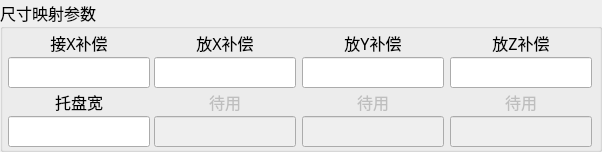
           <widget class="QGroupBox" name="gb_spaceModify">
            <property name="sizePolicy">
             <sizepolicy hsizetype="Expanding" vsizetype="Preferred">
              <horstretch>0</horstretch>
              <verstretch>0</verstretch>
             </sizepolicy>
            </property>
            <property name="font">
             <font>
              <family>微软雅黑</family>
              <pointsize>12</pointsize>
             </font>
            </property>
            <property name="title">
             <string>尺寸映射参数</string>
            </property>
            <layout class="QGridLayout" name="gridLayout_11">
             <property name="leftMargin">
              <number>5</number>
             </property>
             <property name="topMargin">
              <number>2</number>
             </property>
             <property name="rightMargin">
              <number>5</number>
             </property>
             <property name="bottomMargin">
              <number>2</number>
             </property>
             <property name="spacing">
              <number>2</number>
             </property>
             <item row="0" column="1">
              <layout class="QVBoxLayout" name="verticalLayout_21">
               <property name="spacing">
                <number>2</number>
               </property>
               <property name="leftMargin">
                <number>2</number>
               </property>
               <property name="rightMargin">
                <number>2</number>
               </property>
               <item>
                <widget class="QLabel" name="label_63">
                 <property name="text">
                  <string>放X补偿</string>
                 </property>
                 <property name="alignment">
                  <set>Qt::AlignCenter</set>
                 </property>
                </widget>
               </item>
               <item>
                <widget class="QLineEdit" name="le_putIncrementX">
                 <property name="sizePolicy">
                  <sizepolicy hsizetype="Expanding" vsizetype="Fixed">
                   <horstretch>0</horstretch>
                   <verstretch>0</verstretch>
                  </sizepolicy>
                 </property>
                 <property name="alignment">
                  <set>Qt::AlignCenter</set>
                 </property>
                </widget>
               </item>
               <item>
                <widget class="QLabel" name="label_64">
                 <property name="enabled">
                  <bool>false</bool>
                 </property>
                 <property name="text">
                  <string>待用</string>
                 </property>
                 <property name="alignment">
                  <set>Qt::AlignCenter</set>
                 </property>
                </widget>
               </item>
               <item>
                <widget class="QLineEdit" name="lineEdit_2">
                 <property name="enabled">
                  <bool>false</bool>
                 </property>
                 <property name="sizePolicy">
                  <sizepolicy hsizetype="Expanding" vsizetype="Fixed">
                   <horstretch>0</horstretch>
                   <verstretch>0</verstretch>
                  </sizepolicy>
                 </property>
                 <property name="alignment">
                  <set>Qt::AlignCenter</set>
                 </property>
                </widget>
               </item>
              </layout>
             </item>
             <item row="0" column="2">
              <layout class="QVBoxLayout" name="verticalLayout_17">
               <property name="spacing">
                <number>2</number>
               </property>
               <property name="leftMargin">
                <number>2</number>
               </property>
               <property name="rightMargin">
                <number>2</number>
               </property>
               <item>
                <widget class="QLabel" name="label_57">
                 <property name="text">
                  <string>放Y补偿</string>
                 </property>
                 <property name="alignment">
                  <set>Qt::AlignCenter</set>
                 </property>
                </widget>
               </item>
               <item>
                <widget class="QLineEdit" name="le_putIncrementY">
                 <property name="sizePolicy">
                  <sizepolicy hsizetype="Expanding" vsizetype="Fixed">
                   <horstretch>0</horstretch>
                   <verstretch>0</verstretch>
                  </sizepolicy>
                 </property>
                 <property name="alignment">
                  <set>Qt::AlignCenter</set>
                 </property>
                </widget>
               </item>
               <item>
                <widget class="QLabel" name="label_58">
                 <property name="enabled">
                  <bool>false</bool>
                 </property>
                 <property name="text">
                  <string>待用</string>
                 </property>
                 <property name="alignment">
                  <set>Qt::AlignCenter</set>
                 </property>
                </widget>
               </item>
               <item>
                <widget class="QLineEdit" name="lineEdit_3">
                 <property name="enabled">
                  <bool>false</bool>
                 </property>
                 <property name="sizePolicy">
                  <sizepolicy hsizetype="Expanding" vsizetype="Fixed">
                   <horstretch>0</horstretch>
                   <verstretch>0</verstretch>
                  </sizepolicy>
                 </property>
                 <property name="alignment">
                  <set>Qt::AlignCenter</set>
                 </property>
                </widget>
               </item>
              </layout>
             </item>
             <item row="0" column="3">
              <layout class="QVBoxLayout" name="verticalLayout_36">
               <property name="spacing">
                <number>2</number>
               </property>
               <property name="leftMargin">
                <number>2</number>
               </property>
               <property name="rightMargin">
                <number>2</number>
               </property>
               <item>
                <widget class="QLabel" name="label_85">
                 <property name="text">
                  <string>放Z补偿</string>
                 </property>
                 <property name="alignment">
                  <set>Qt::AlignCenter</set>
                 </property>
                </widget>
               </item>
               <item>
                <widget class="QLineEdit" name="le_putIncrementZ">
                 <property name="sizePolicy">
                  <sizepolicy hsizetype="Expanding" vsizetype="Fixed">
                   <horstretch>0</horstretch>
                   <verstretch>0</verstretch>
                  </sizepolicy>
                 </property>
                 <property name="alignment">
                  <set>Qt::AlignCenter</set>
                 </property>
                </widget>
               </item>
               <item>
                <widget class="QLabel" name="label_86">
                 <property name="enabled">
                  <bool>false</bool>
                 </property>
                 <property name="text">
                  <string>待用</string>
                 </property>
                 <property name="alignment">
                  <set>Qt::AlignCenter</set>
                 </property>
                </widget>
               </item>
               <item>
                <widget class="QLineEdit" name="lineEdit_4">
                 <property name="enabled">
                  <bool>false</bool>
                 </property>
                 <property name="sizePolicy">
                  <sizepolicy hsizetype="Expanding" vsizetype="Fixed">
                   <horstretch>0</horstretch>
                   <verstretch>0</verstretch>
                  </sizepolicy>
                 </property>
                 <property name="alignment">
                  <set>Qt::AlignCenter</set>
                 </property>
                </widget>
               </item>
              </layout>
             </item>
             <item row="0" column="0">
              <layout class="QVBoxLayout" name="verticalLayout_22">
               <property name="spacing">
                <number>2</number>
               </property>
               <property name="leftMargin">
                <number>0</number>
               </property>
               <property name="rightMargin">
                <number>0</number>
               </property>
               <item>
                <widget class="QLabel" name="label_66">
                 <property name="text">
                  <string>接X补偿</string>
                 </property>
                 <property name="alignment">
                  <set>Qt::AlignCenter</set>
                 </property>
                </widget>
               </item>
               <item>
                <widget class="QLineEdit" name="le_pickIncrementX">
                 <property name="sizePolicy">
                  <sizepolicy hsizetype="Expanding" vsizetype="Fixed">
                   <horstretch>0</horstretch>
                   <verstretch>0</verstretch>
                  </sizepolicy>
                 </property>
                 <property name="alignment">
                  <set>Qt::AlignCenter</set>
                 </property>
                </widget>
               </item>
               <item>
                <widget class="QLabel" name="label_25">
                 <property name="text">
                  <string>托盘宽</string>
                 </property>
                 <property name="alignment">
                  <set>Qt::AlignCenter</set>
                 </property>
                </widget>
               </item>
               <item>
                <widget class="QLineEdit" name="le_palletWidth"/>
               </item>
              </layout>
             </item>
            </layout>
           </widget>
